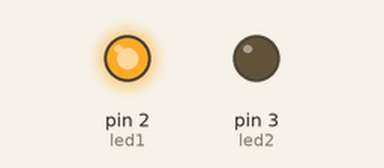
This sketch was run on a simulated Arduino Uno, built with avr-gcc and run on an emulated ATmega328P. Shown: output pins drawn as LEDs (lit = HIGH).

Above: at 0.03 s.
At 1.38 s:
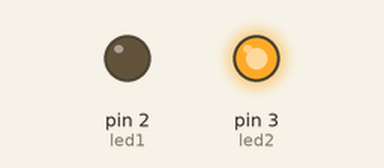
At 2.81 s:
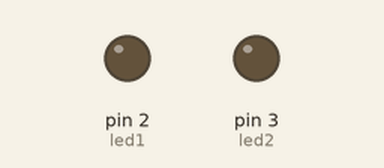
Timing chart, 0 to 3.1 s (numbered marks = the images above):
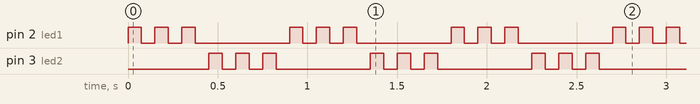

The sketch:

polis_cakar.ino
```cpp
int led1=2;
int led2=3;

void setup() {
  pinMode(led2,OUTPUT);
  pinMode(led1,OUTPUT);
}

void loop() {
 digitalWrite(led1 ,HIGH);
 delay(75);
 digitalWrite(led1,LOW);
 delay(75); digitalWrite(led1 ,HIGH);
 delay(75);
 digitalWrite(led1,LOW);
 delay(75);
 digitalWrite(led1 ,HIGH);
 delay(75);
 digitalWrite(led1,LOW);
 delay(75);
 digitalWrite(led2 ,HIGH);
 delay(75);
 digitalWrite(led2,LOW);
 delay(75);
  digitalWrite(led2 ,HIGH);
 delay(75);
 digitalWrite(led2,LOW);
 delay(75);
  digitalWrite(led2 ,HIGH);
 delay(75);
 digitalWrite(led2,LOW);
 delay(75);}
```

Measured:
- by itself, pin 2 (led1), pin 3 (led2): repeats every 0.90 s: 2 × (LOW 0.08 s, HIGH 0.08 s), LOW 0.53 s, HIGH 0.08 s
